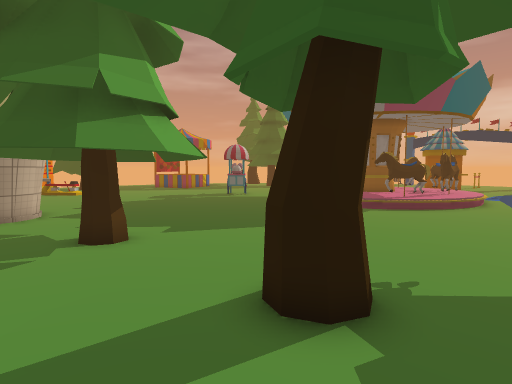
View 1 (above)

24 first-person views from a walk through a Unity game level. The camera is 1.3 m above the floor, tilts 4° down and sees 75° across. The floor is counted in squares, 1 m on a side. Each view is taken from the middle of a square. On the plan, view 1 faces up. The plan holds only what a view shows up to about 14 squares ahead; the rest is blank. The place goes on beyond the plan. The player character is not drawn. Some surface patterns are stand-ins.

View 2
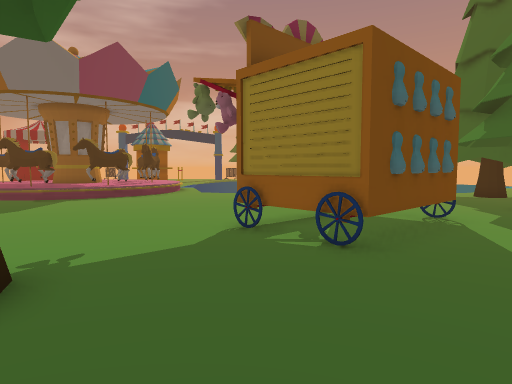

View 3
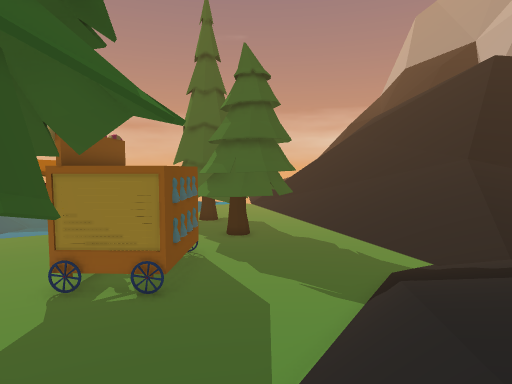

View 4
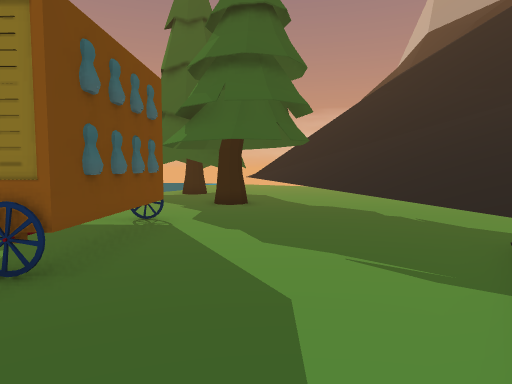

View 5
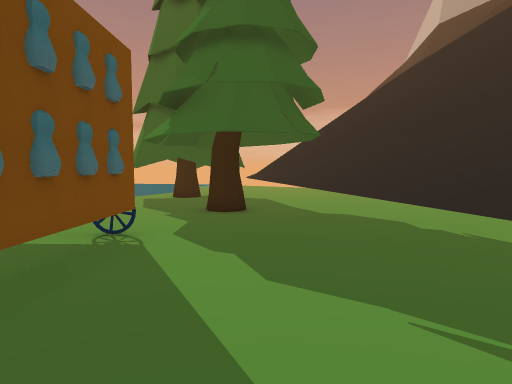

View 6
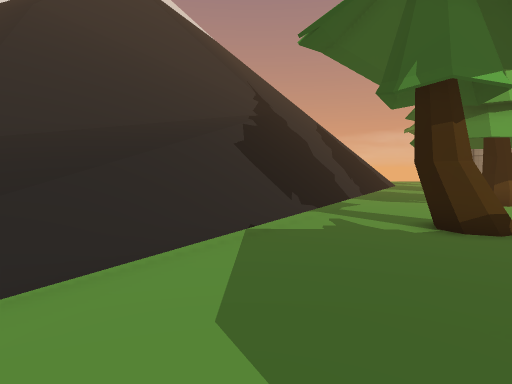

View 7
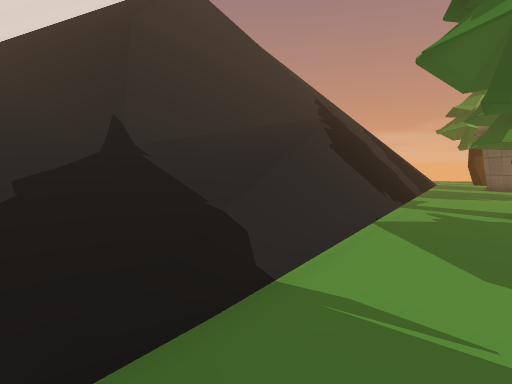

View 8
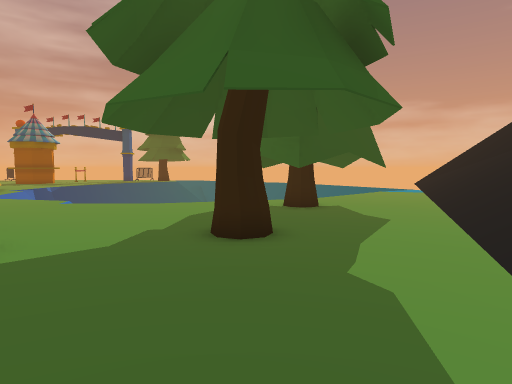

View 9
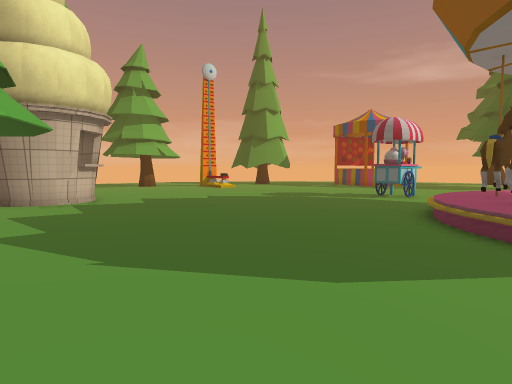

View 10
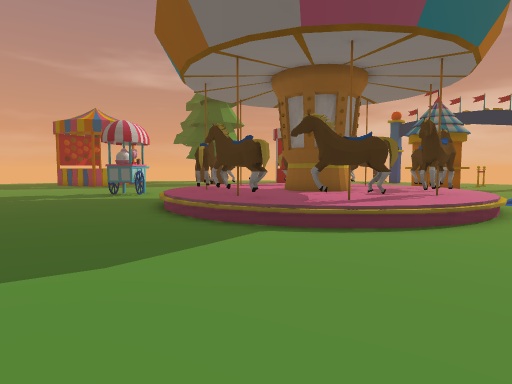

View 11
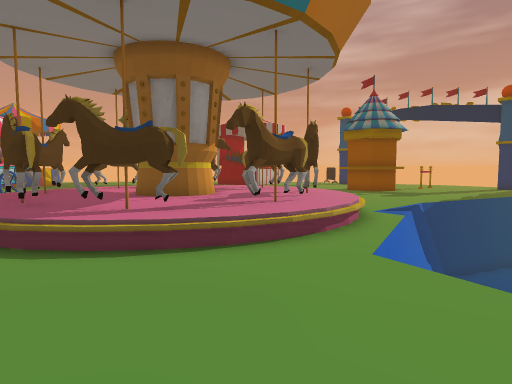

View 12
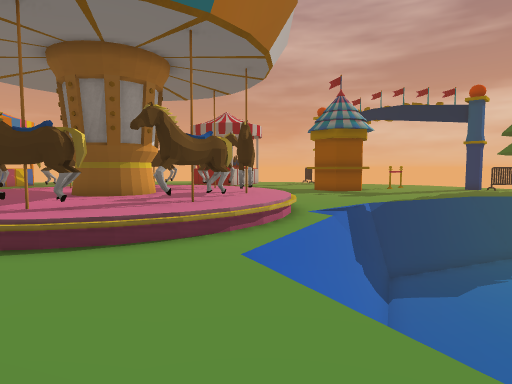

View 13
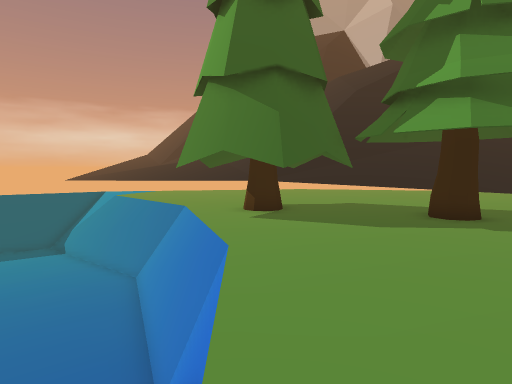

View 14
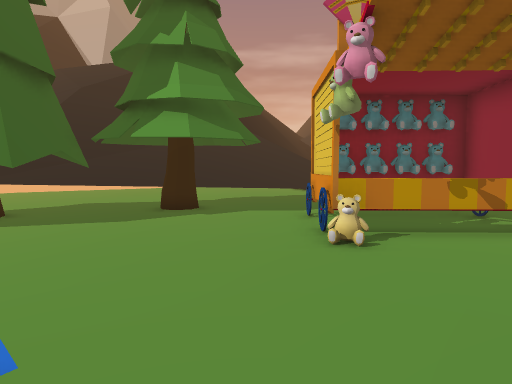

View 15
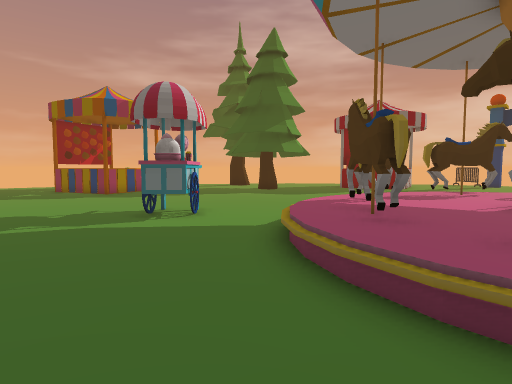

View 16
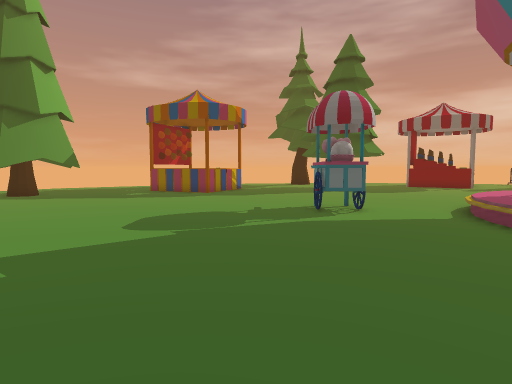

View 17
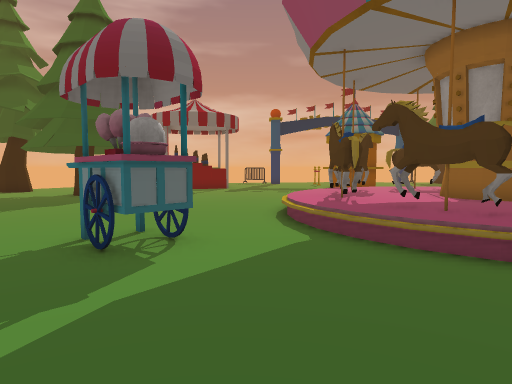

View 18
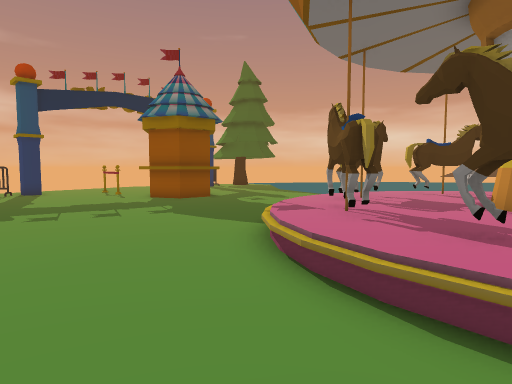

View 19
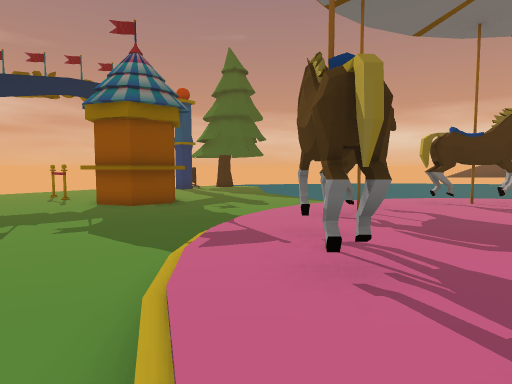

View 20
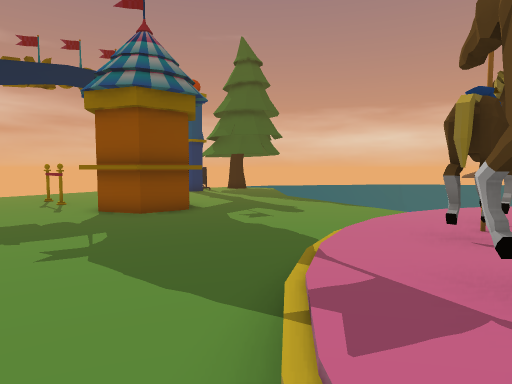

View 21
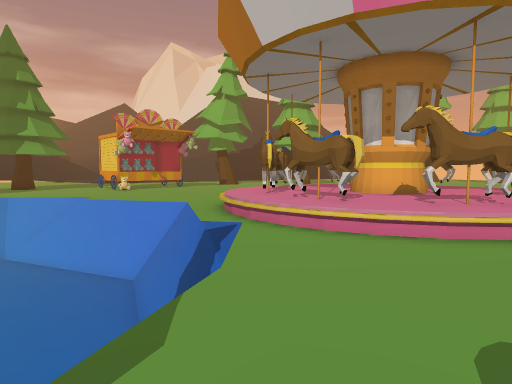

View 22
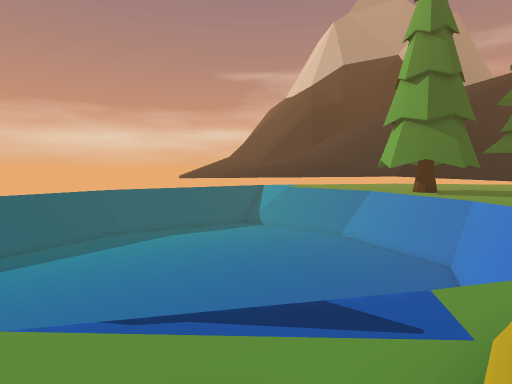

View 23
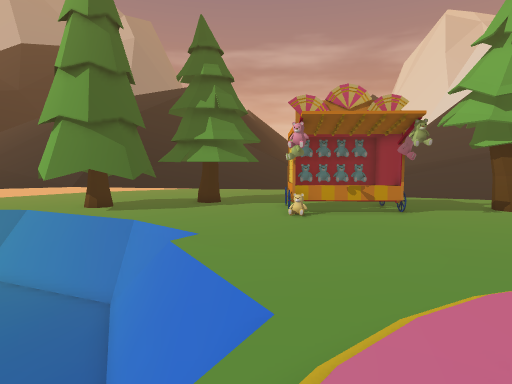

View 24
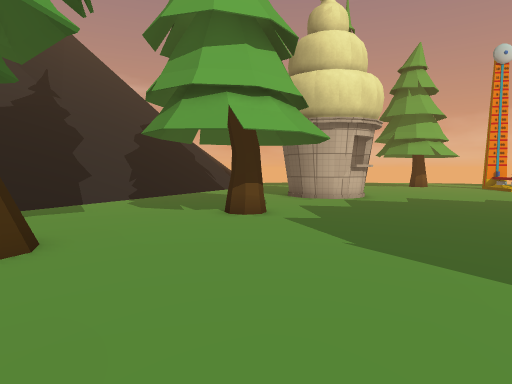

### Floor plan
Key: @ floor where view 1 was taken; # wall or solid block; x gap in a wall; . main floor; - floor 0.25 m lower than the main floor; : floor 0.5 m higher than the main floor; _ floor 2.75 m lower than the main floor; / step, stairs or slope; = window, fence, low wall or low ledge; ^ raised ledge; v drop or lower ground; T tree; W wheel; H thing the floor can be seen under or through; C cart; O other object.
Columns run from 8 left of view 1 to 21 right of it. Each row starts with its distance up from view 1.
 29 ........................OOO..
 28 .............................
 27 ..............///............
 26 ......CC..../::::://.........
 25 ......CC.../:::O#:/:/........
 24 ......CC../:O#::::O#O......###
 23 ........../:x::::::xO/...###=_
 22 ..........:#::### :##/..##=___
 21 ..........:O::####:#O:..#_____
 20 ..........:x::####:##/.#=_____
 19 ........../##::::::x://=______
 18 ........../:O#::::O#:.v=______
 17 .........../:#:O#:/:/v#=______
 16 ............/::##://.##_______
 15 ..............////..-#=_______
 14 .....................##_______
 13 #....................-#=______
 12 #.....................##______
 11 ......................##______
 10 ......................=#=_____
  9  ...T..................v#_____
  8  ...T...................##=___
  7 .........................####_
  6 /.............#^..=........T##
  5 //......TT....W^^^^W.....TT..T
  4 ////....TT....#...H......T.TT
  3 /////.........WHHHHW.....T.TT
  2 ///////........HHHH......T...
  1 ////////..............TT..TTT
  0 =///////@/...................=
 -1 = /////////................=//
 -2   ///////////............=////
 -3   =///////////......../=/////
 -4   =/////////////....///////
 -5  =#=////////////../////////
 -6   #=///////////////////////
 -7   ##=//////// /////////////
 -8    /////////   ///////////=
 -9    ////////     ////  /===#
-10    //////         //   ###=
-11    /////

Where each view was taken, in squares from view 1:
view 1: 0 up, 0 right, facing up
view 2: 0 up, 1 right, facing up-right
view 3: 0 up, 3 left, facing right
view 4: 0 up, 2 right, facing right
view 5: 0 up, 4 right, facing right
view 6: 0 up, 8 right, facing left
view 7: 3 down, 9 right, facing left
view 8: 4 down, 10 right, facing up-right
view 9: 9 up, 5 right, facing up-left
view 10: 8 up, 5 right, facing up
view 11: 10 up, 10 right, facing up
view 12: 10 up, 12 right, facing up
view 13: 11 up, 12 right, facing down-right
view 14: 12 up, 12 right, facing down
view 15: 15 up, 1 right, facing up
view 16: 14 up, 4 left, facing up
view 17: 19 up, 4 left, facing up-right
view 18: 27 up, 1 right, facing right
view 19: 26 up, 4 right, facing right
view 20: 27 up, 6 right, facing right
view 21: 26 up, 19 right, facing down-left
view 22: 23 up, 13 right, facing down-right
view 23: 19 up, 12 right, facing down
view 24: 9 up, 6 right, facing left
